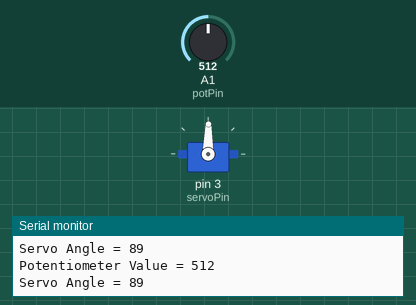
This sketch was run on a simulated Arduino Uno, built with avr-gcc and run on an emulated ATmega328P. Shown: servo, the last lines printed to the serial monitor. The test bench sets the inputs (shaded band); at power-on: A1 (potPin) = 512.

Above: at 1.2 s.
1.3 s: A1 (potPin) set to 716
At 2.0 s:
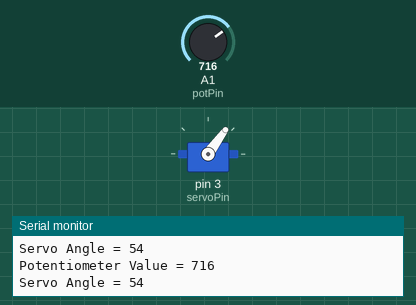
2.8 s: A1 (potPin) set to 900
At 3.6 s:
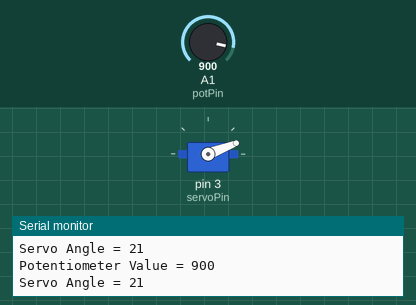
4.3 s: A1 (potPin) set to 985
At 5.2 s:
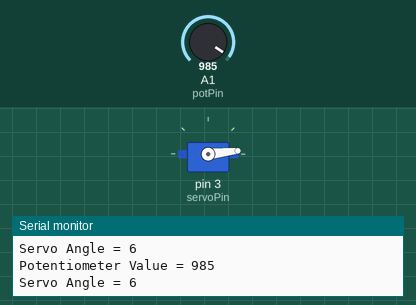
5.8 s: A1 (potPin) set to 1015
At 6.7 s:
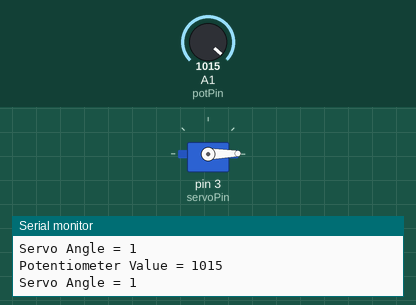
8.8 s: A1 (potPin) set to 463
At 9.9 s:
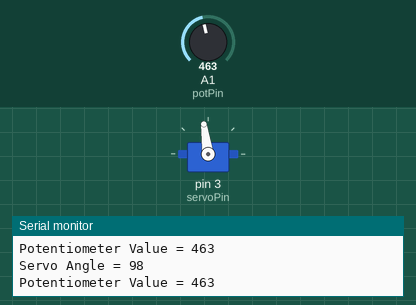
11.8 s: A1 (potPin) set to 445
At 13.1 s:
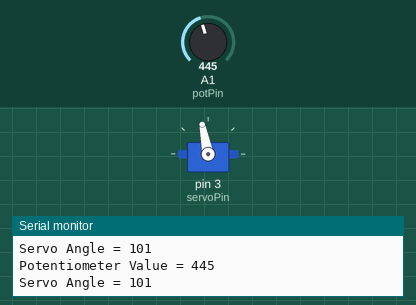
Timing chart, 0 to 14.3 s (numbered marks = the images above; inputs shaded):
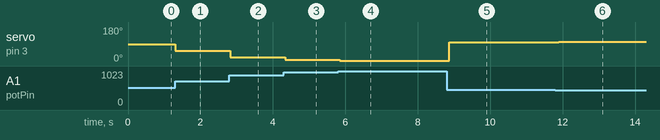

The sketch:

servo_angle_with_potentiometer.ino
```cpp
#include<Servo.h>

int servoPin = 3; //~3
int potPin = A1;

int servoAngle = 0;
int potVal = 0;
int baud = 9600;

Servo servo;

void setup()
{
  pinMode(potPin, INPUT);

  servo.attach(servoPin);

  Serial.begin(baud);
}

void loop()
{
  delay(100);

  potVal = analogRead(potPin);

  Serial.println("Potentiometer Value = " + String(potVal));

  servoAngle = (-180.0/1023.0) * potVal + 180;

  Serial.println("Servo Angle = " + String(servoAngle));

  servo.write(servoAngle);

}
```

Measured:
- after the input at 1.3 s, servo on pin 3 (servoPin): 89° → 54° at once
- after the input at 2.8 s, servo on pin 3 (servoPin): 54° → 21° at once
- after the input at 4.3 s, servo on pin 3 (servoPin): 21° → 6° at once
- after the input at 5.8 s, servo on pin 3 (servoPin): 6° → 1° after 0.05 s
- after the input at 8.8 s, servo on pin 3 (servoPin): 1° → 98° after 0.07 s
- after the input at 11.8 s, servo on pin 3 (servoPin): 98° → 101° after 0.10 s
